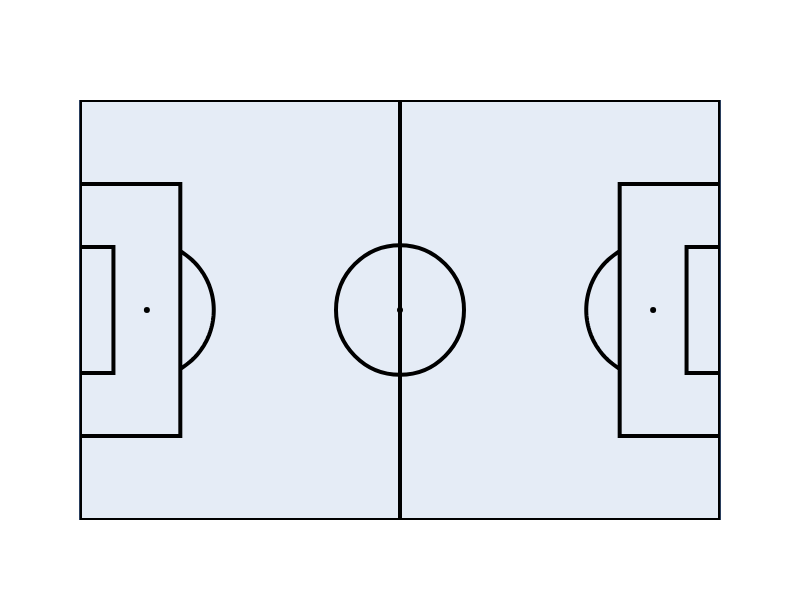

Notebook code cell kept with this figure:
### Markdown cell above
Pitch figures can be created like below:

### Code cell
dimensions = PitchDimensions()

fig = make_pitch_figure(
    dimensions,
    marking_colour="black"
)
fig.show()
